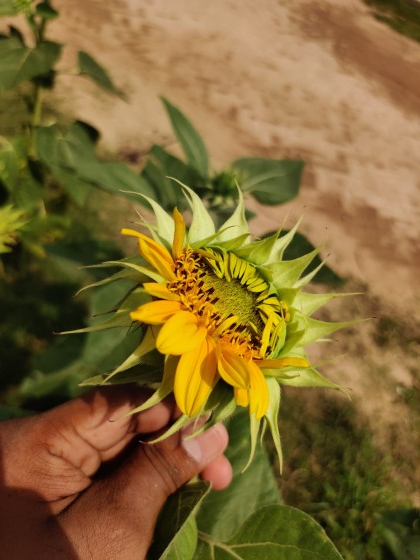
#> input picture Sunflower Compressed/EarlyBloom/EarlyBloom_10 (Small).jpg, 420 x 560 px, given as the content of the folder /home/claude/dataset/extracted/Sunflower Compressed/YoungBud, which was not available
$ python 02b_segment_grabcut.py
#> lines starting #> are read from the running program, lines starting #| are printed output that depends on the picture; after the words box and inside, x2 and y2 are one past the last pixel; in counts of white or black regions, pixels touching at a corner belong together; pictures that were not available may be replaced by others from this repository, and a replacement may not be noted
"""
Stage 2 (revised) - Classical DIP Segmentation
The naive HSV hue-threshold approach over-segmented background foliage
(logged and discarded - see 02_segment_demo.py output). Replaced with a
more robust classical pipeline:
  1. GrabCut (iterative graph-cut / GMM foreground-background classical
     segmentation, seeded with a central rectangle - no deep learning,
     no training data) to isolate the flower/bud from background.
  2. Morphological cleanup (open+close) + largest-connected-component.
  3. K-means (k=3) color clustering *within* the foreground mask to
     separate the dark disc/floret region from bright ray petals /
     green bud tissue.
Run on the same real dataset images as before.
"""
import cv2
import numpy as np
import glob
import os
import matplotlib.pyplot as plt

DATA_DIR = "/home/claude/dataset/extracted/Sunflower Compressed"
CLASSES = ["YoungBud", "MatureBud", "EarlyBloom", "Healthy", "Wilted"]
OUT = "/home/claude/pipeline/outputs"

def load_image(path, size=256):
#> called with path = '_only/EarlyBloom_10 (Small).jpg', size = 256
    img = cv2.imread(path)
#> img is the input picture: shape (560, 420, 3); mean B, G, R 51.7, 104.6, 129.7
    img = cv2.cvtColor(img, cv2.COLOR_BGR2RGB)
    img = cv2.resize(img, (size, size), interpolation=cv2.INTER_AREA)
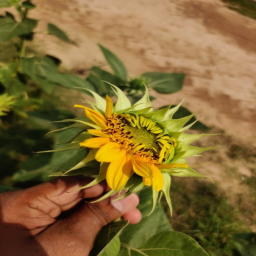
#> img: shape (256, 256, 3); mean R, G, B 129.7, 104.6, 51.7
    return img

def grabcut_mask(img, margin=0.10, iters=5):
#> called with margin = 0.1, iters = 5
    h, w = img.shape[:2]
#> h = 256; w = 256
    rect = (int(w*margin), int(h*margin), int(w*(1-2*margin)), int(h*(1-2*margin)))
#> rect = (25, 25, 204, 204)
    mask = np.zeros((h, w), np.uint8)
    bgdModel = np.zeros((1, 65), np.float64)
    fgdModel = np.zeros((1, 65), np.float64)
    bgr = cv2.cvtColor(img, cv2.COLOR_RGB2BGR)
    cv2.grabCut(bgr, mask, rect, bgdModel, fgdModel, iters, cv2.GC_INIT_WITH_RECT)
    fg = np.where((mask == cv2.GC_FGD) | (mask == cv2.GC_PR_FGD), 255, 0).astype(np.uint8)
    kernel = np.ones((5, 5), np.uint8)
    fg = cv2.morphologyEx(fg, cv2.MORPH_OPEN, kernel, iterations=1)
    fg = cv2.morphologyEx(fg, cv2.MORPH_CLOSE, kernel, iterations=2)
    n, labels, stats, _ = cv2.connectedComponentsWithStats(fg, connectivity=8)
#> n = 2
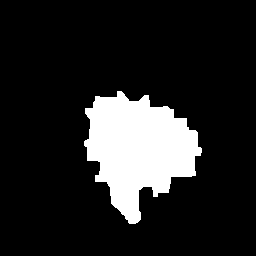
#> fg: shape (256, 256); 14.3% white; 1 white region, box (x1, y1, x2, y2) and area: (84, 91, 202, 224) 9365
    clean = np.zeros_like(fg)
    if n > 1:
        largest = 1 + np.argmax(stats[1:, cv2.CC_STAT_AREA])
#> largest = 1
        clean[labels == largest] = 255
    return clean

def disc_from_kmeans(img, fg_mask, k=3):
#> called with k = 3
    ys, xs = np.where(fg_mask == 255)
#> ys = 9365 values from 91 to 223; xs = 9365 values, max 201 at index 4812, min 84 at index 3901, mean 138.1
    disc_mask = np.zeros_like(fg_mask)
    if len(ys) < 30:
        return disc_mask
    pix = img[ys, xs].astype(np.float32)
    criteria = (cv2.TERM_CRITERIA_EPS + cv2.TERM_CRITERIA_MAX_ITER, 15, 1.0)
    _, lbl, centers = cv2.kmeans(pix, k, None, criteria, 5, cv2.KMEANS_PP_CENTERS)
#> lbl = 9365 values, max 2 at index 0, min 0 at index 66, mean 0.988; centers = [[114.2, 88.03, 15.03], [206.5, 161.6, 11.91], [194.6, 175.8, 97.92]]
    brightness = centers.sum(axis=1)
#> brightness = [217.2, 379.9, 468.3]
    disc_cluster = int(np.argmin(brightness))
#> disc_cluster = 0
    sel = (lbl.flatten() == disc_cluster)
    disc_mask[ys[sel], xs[sel]] = 255
    return disc_mask

fig, axes = plt.subplots(5, 3, figsize=(11, 17))
col_titles = ["Preprocessed Input", "GrabCut Foreground Mask", "Disc Mask (K-means, k=3)"]
rows_stats = []
for row, cls in enumerate(CLASSES):
    files = sorted(glob.glob(os.path.join(DATA_DIR, cls, "*.jpg")))
    sample = files[len(files)//2]
    img = load_image(sample)
    fg = grabcut_mask(img)
    disc = disc_from_kmeans(img, fg)
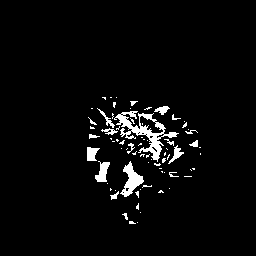
#> disc: shape (256, 256); 3.8% white; 74 white regions (55 under 20 px), largest, box (x1, y1, x2, y2) and area: (114, 111, 179, 162) 904, (120, 161, 144, 197) 368, (95, 161, 110, 182) 182
    area_ratio = float((fg == 255).sum()) / (fg.shape[0]*fg.shape[1])
#> area_ratio = 0.143
    disc_ratio = float((disc == 255).sum()) / max(1.0, float((fg == 255).sum()))
#> disc_ratio = 0.266
    rows_stats.append((cls, area_ratio, disc_ratio))

    axes[row,0].imshow(img); axes[row,0].axis('off')
    overlay = img.copy()
    overlay[fg == 0] = (overlay[fg == 0] * 0.25).astype(np.uint8)
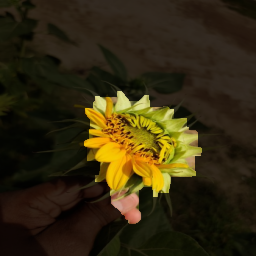
#> overlay: shape (256, 256, 3); mean R, G, B 51.3, 41.4, 16.3
    axes[row,1].imshow(overlay); axes[row,1].axis('off')
    axes[row,2].imshow(disc, cmap='gray'); axes[row,2].axis('off')
    if row == 0:
        for c in range(3):
            axes[row,c].set_title(col_titles[c], fontsize=11, fontweight='bold')
#> pass 3 of the loop `for row, cls in enumerate(CLASSES):`:
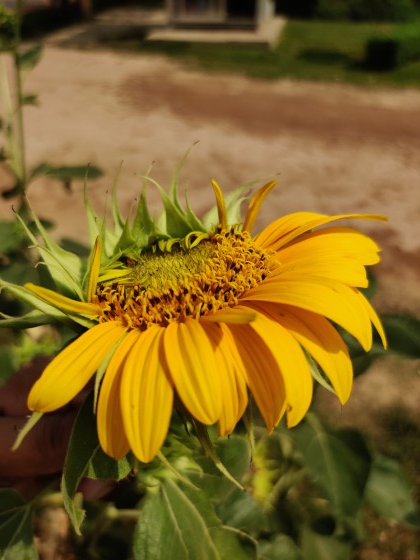
#> input picture Sunflower Compressed/EarlyBloom/EarlyBloom_1012 (Small).jpg, 420 x 560 px
#> in load_image, img is the input picture: shape (560, 420, 3); mean B, G, R 35.9, 101.1, 128.4
#> in grabcut_mask (call 3), `n, labels, stats, _ = cv2.connectedComponentsWithStats(fg, connectivit..`:
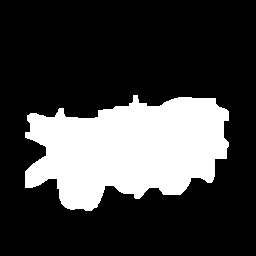
#> fg: shape (256, 256); 24.9% white; 1 white region, box (x1, y1, x2, y2) and area: (25, 95, 229, 211) 16325
#> disc: shape (256, 256); 3.4% white; 107 white regions (78 under 20 px), largest, box (x1, y1, x2, y2) and area: (65, 171, 83, 210) 242, (95, 104, 135, 118) 166, (145, 137, 190, 151) 165
#> area_ratio = 0.249
#> disc_ratio = 0.138
#> `overlay[fg == 0] = (overlay[fg == 0] * 0.25).astype(np.uint8)`:
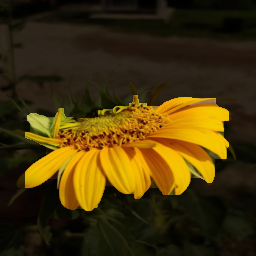
#> overlay: shape (256, 256, 3); mean R, G, B 68, 50.8, 10.2
#> the loop made 5 passes; the first 3 are shown
    axes[row,0].text(-0.15, 0.5, cls, transform=axes[row,0].transAxes, fontsize=12, fontweight='bold',
                      rotation=90, va='center', ha='center')

plt.suptitle("Stage 2 (revised) \u2014 GrabCut Segmentation on Real Dataset Samples", fontsize=15, fontweight='bold', y=0.995)
plt.tight_layout(rect=[0, 0, 1, 0.98])
plt.savefig(f"{OUT}/02b_segmentation_grabcut.png", dpi=150, bbox_inches='tight')
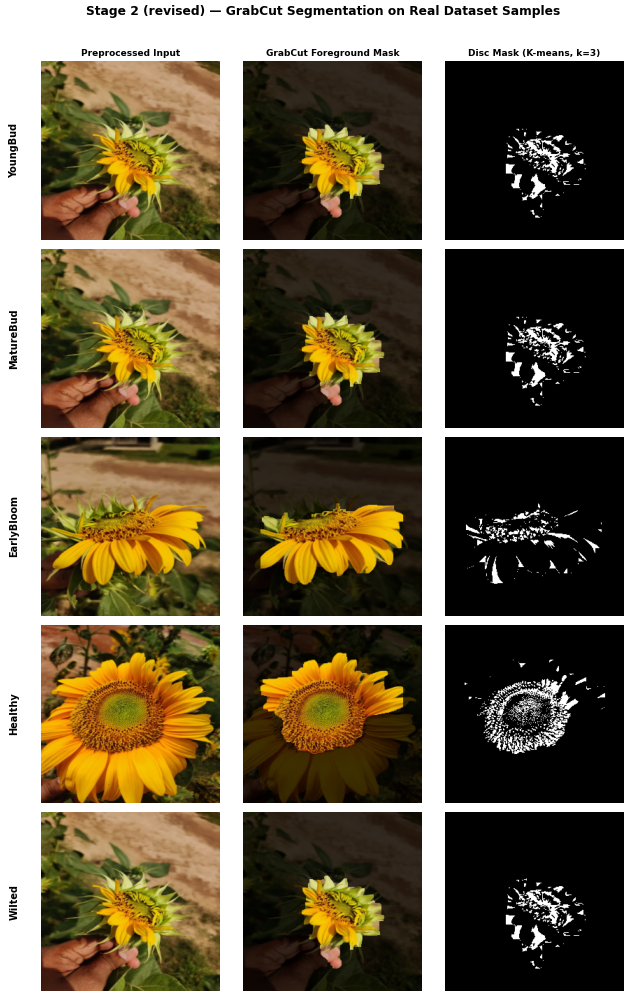
#> figure drawn by matplotlib, 15 panels
print("Saved 02b_segmentation_grabcut.png")
print("\nReal measured ratios:")
for cls, ar, dr in rows_stats:
    print(f"  {cls:12s}  foreground_area_ratio={ar:.3f}  disc_ratio_of_foreground={dr:.3f}")
